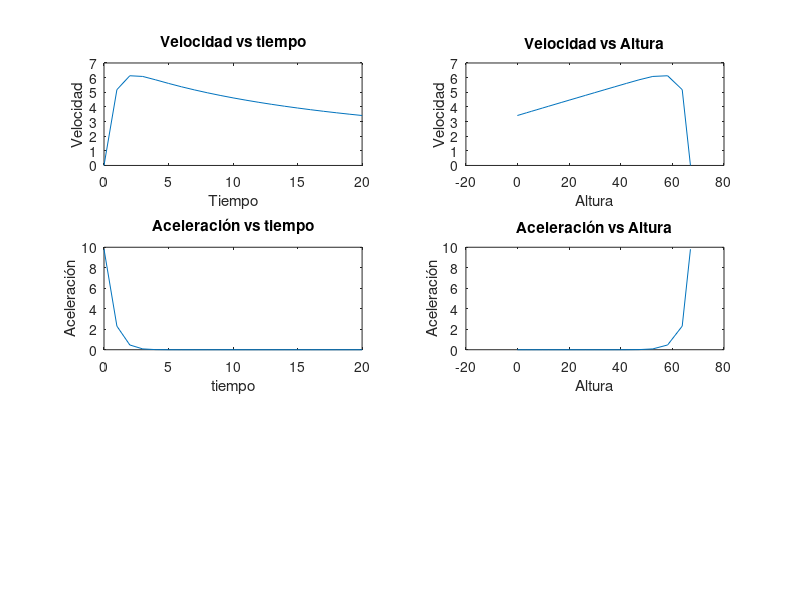

This figure's MATLAB source:
%REALIZADO POR>
%Alberto Navarrete A01442954
%Jemuel Flores A01367182
%Grecia Pacheco A01366730
%Oscar Reyes A01369421
%MAIN
t=[0:1:20];
m=800;
g=9.81;
e=2.718;
Fg=m*g;
k=[1100];
v=[];
v1=[];

for i=2:length(t)
    k(i)=k(i-1)+60;
end

%Velocidad
for i=1:length(t)
   x=-k(i)*t(i)/m;
   v1(i)=(Fg/k(i)).*(1-e^x);
   
end
%altura
for i=1:length(t)
    x=-(k(i)*t(i))/m;
    term1= Fg/k(i);
    term2=e^x;
    term3=term2-1;
    term4=m/k(i);
    term4=(t(i)+term4.*term3);
    h2(i)=67-(term1*term4);
    
end
%Aceleración
for i=1:length(t)
    x=-(k(i)*t(i))/m;
    v3(i)=(((e^x).*Fg)/m)
    
end



subplot(3,2,1),plot(t,v1);
title('Velocidad vs tiempo');
xlabel('Tiempo');
ylabel('Velocidad');

subplot(3,2,2),plot(h2,v1);
title('Velocidad vs Altura');
xlabel('Altura');
ylabel('Velocidad');

subplot(3,2,3),plot(t,v3);
title('Aceleración vs tiempo');
xlabel('tiempo');
ylabel('Aceleración');

subplot(3,2,4),plot(h2,v3);
title('Aceleración vs Altura');
xlabel('Altura');
ylabel('Aceleración');